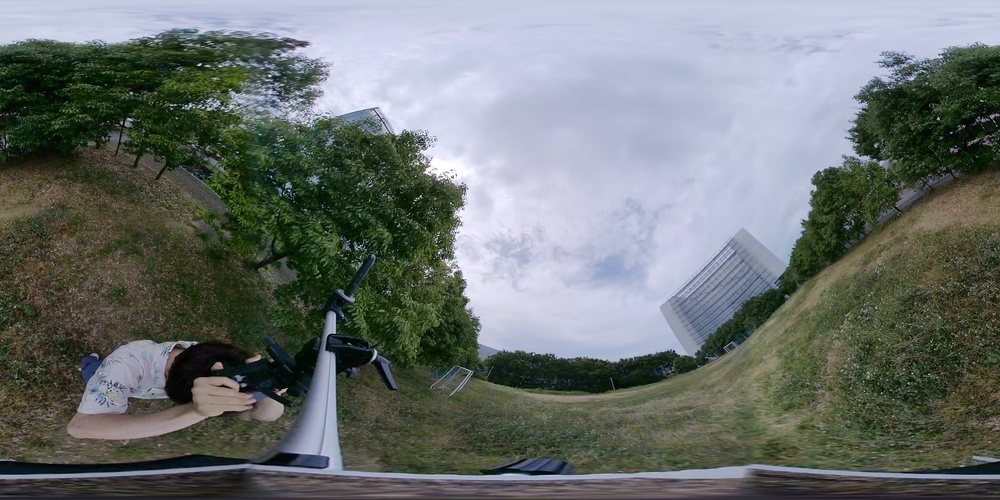
#> input picture dataset/test/O.jpg, 1000 x 500 px, shrunk from 3840 x 1920 before the run
$ python -i spherical_module.py   (imports and definitions only)
#> lines starting #> are read from the running program, lines starting #| are printed output that depends on the picture
#> further down, picture is the input picture: shape (500, 1000, 3); mean B, G, R 110.7, 113.5, 107.4
import numpy as np
import cv2

def get_theta(x, y):
    theta = np.where(y < 0, (-1) * np.arctan2(y, x), 2 * np.pi - np.arctan2(y, x))
    return theta

def create_equirectangular_to_bottom_and_top_map(input_w, input_h, output_sqr, z):
    x, y = np.meshgrid(np.linspace(-output_sqr/2.0, output_sqr/2.0-1, output_sqr),
                       np.linspace(-output_sqr/2.0, output_sqr/2.0-1, output_sqr), indexing='ij')
    z = np.full(x.shape, z)

    rho = np.sqrt(x**2 + y**2 + z**2)
    norm_theta = get_theta(x, y) / (2 * np.pi)
    norm_phi = (np.pi - np.arccos(z / rho)) / np.pi
    ix = norm_theta * input_w
    iy = norm_phi * input_h

    ix = np.where(ix >= input_w, ix - input_w, ix)
    iy = np.where(iy >= input_h, iy - input_h, iy)

    return ix, iy

def create_equirectangular_to_front_and_back_map(input_w, input_h, output_sqr, x):
    z, y = np.meshgrid(np.linspace(-output_sqr/2.0, output_sqr/2.0-1, output_sqr),
                       np.linspace(-output_sqr/2.0, output_sqr/2.0-1, output_sqr), indexing='ij')
    x = np.full(z.shape, x)

    rho = np.sqrt(x**2 + y**2 + z**2)
    norm_theta = get_theta(x, y) / (2 * np.pi)
    norm_phi = (np.pi - np.arccos(z / rho)) / np.pi
    ix = norm_theta * input_w
    iy = norm_phi * input_h

    ix = np.where(ix >= input_w, ix - input_w, ix)
    iy = np.where(iy >= input_h, iy - input_h, iy)

    return ix, iy

def create_equirectangular_to_left_and_right_map(input_w, input_h, output_sqr, y):
    x, z = np.meshgrid(np.linspace(-output_sqr/2.0, output_sqr/2.0-1, output_sqr),
                       np.linspace(-output_sqr/2.0, output_sqr/2.0-1, output_sqr), indexing='ij')
    y = np.full(x.shape, y)

    rho = np.sqrt(x**2 + y**2 + z**2)
    norm_theta = get_theta(x, y) / (2 * np.pi)
    norm_phi = (np.pi - np.arccos(z / rho)) / np.pi
    ix = norm_theta * input_w
    iy = norm_phi * input_h

    ix = np.where(ix >= input_w, ix - input_w, ix)
    iy = np.where(iy >= input_h, iy - input_h, iy)

    return ix, iy


# [9 lines left out: function create_cube_map, not called in this run]


def create_cube_imgs(img):
    if len(img.shape) == 2:
        input_h, input_w = img.shape
    elif len(img.shape) == 3:
        input_h, input_w, _ = img.shape
#> input_h = 500; input_w = 1000
    output_sqr = int(input_w / 4)
#> output_sqr = 250
    normalized_f = 1

    z = (output_sqr / (2.0 * normalized_f))
#> z = 125
    bottom_map_x, bottom_map_y = create_equirectangular_to_bottom_and_top_map(input_w, input_h, output_sqr, z)
#> in create_equirectangular_to_bottom_and_top_map, `norm_theta = get_theta(x, y) / (2 * np.pi)`:
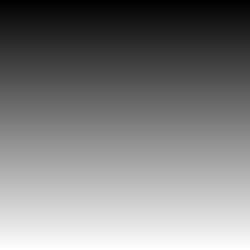
#> x: shape (250, 250) float64; min -125, max 124, mean -0.5; drawn with min black and max white
    bottom_img = cv2.remap(img, bottom_map_x.astype("float32"), bottom_map_y.astype("float32"), cv2.INTER_CUBIC)
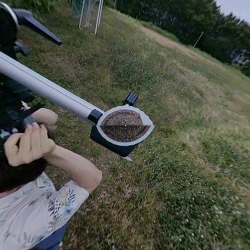
#> bottom_img: shape (250, 250, 3); mean B, G, R 71.7, 82.4, 78.8

    z = (-1) * (output_sqr / (2.0 * normalized_f))
#> z = -125
    top_map_x, top_map_y = create_equirectangular_to_bottom_and_top_map(input_w, input_h, output_sqr, z)
    top_img = cv2.remap(img, top_map_x.astype("float32"), top_map_y.astype("float32"), cv2.INTER_CUBIC)
    top_img = cv2.flip(top_img, 0)
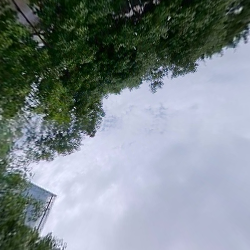
#> top_img: shape (250, 250, 3); mean B, G, R 139.1, 135.1, 124.4

    x = (-1) * (output_sqr / (2.0 * normalized_f))
#> x = -125
    front_map_x, front_map_y = create_equirectangular_to_front_and_back_map(input_w, input_h, output_sqr, x)
#> in create_equirectangular_to_front_and_back_map, `norm_theta = get_theta(x, y) / (2 * np.pi)`: x: shape (250, 250) float64; every value is -125
    front_img = cv2.remap(img, front_map_x.astype("float32"), front_map_y.astype("float32"), cv2.INTER_CUBIC)
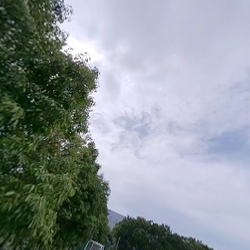
#> front_img: shape (250, 250, 3); mean B, G, R 150.5, 147.1, 138.9

    x = output_sqr / (2.0 * normalized_f)
#> x = 125
    back_map_x, back_map_y = create_equirectangular_to_front_and_back_map(input_w, input_h, output_sqr, x)
#> in create_equirectangular_to_front_and_back_map (call 2), `norm_theta = get_theta(x, y) / (2 * np.pi)`: x: shape (250, 250) float64; every value is 125
    back_img = cv2.remap(img, back_map_x.astype("float32"), back_map_y.astype("float32"), cv2.INTER_CUBIC)
    back_img = cv2.flip(back_img, 1)
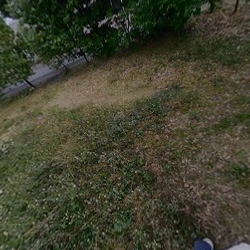
#> back_img: shape (250, 250, 3); mean B, G, R 46.6, 64.8, 64.3

    y = (-1) * (output_sqr / (2.0 * normalized_f))
#> y = -125
    left_map_x, left_map_y = create_equirectangular_to_left_and_right_map(input_w, input_h, output_sqr, y)
    left_img = cv2.remap(img, left_map_x.astype("float32"), left_map_y.astype("float32"), cv2.INTER_CUBIC)
    left_img = cv2.rotate(left_img, cv2.ROTATE_90_CLOCKWISE)
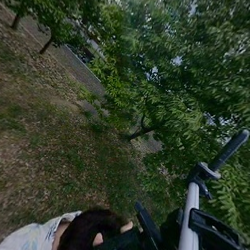
#> left_img: shape (250, 250, 3); mean B, G, R 40.9, 58.9, 47.7

    y = output_sqr / (2.0 * normalized_f)
#> y = 125
    right_map_x, right_map_y = create_equirectangular_to_left_and_right_map(input_w, input_h, output_sqr, y)
    right_img = cv2.remap(img, right_map_x.astype("float32"), right_map_y.astype("float32"), cv2.INTER_CUBIC)
    right_img = cv2.flip(right_img, 1)
    right_img = cv2.rotate(right_img, cv2.ROTATE_90_COUNTERCLOCKWISE)
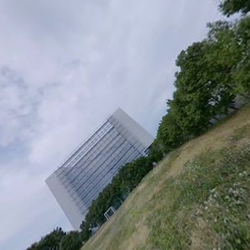
#> right_img: shape (250, 250, 3); mean B, G, R 146.2, 142.1, 134.3

    return [front_img, left_img, back_img, right_img, top_img, bottom_img], output_sqr


# [172 lines left out: functions create_3dmap_from_size_np, padding_cube_np, cube_to_equirectangular_np, cubemap_to_equirectangular_coord, not called in this run]

>>> import cv2
>>> picture = cv2.imread('O.jpg')
>>> result = create_cube_imgs(picture)

$ run again, on dataset/test/cube_img.png
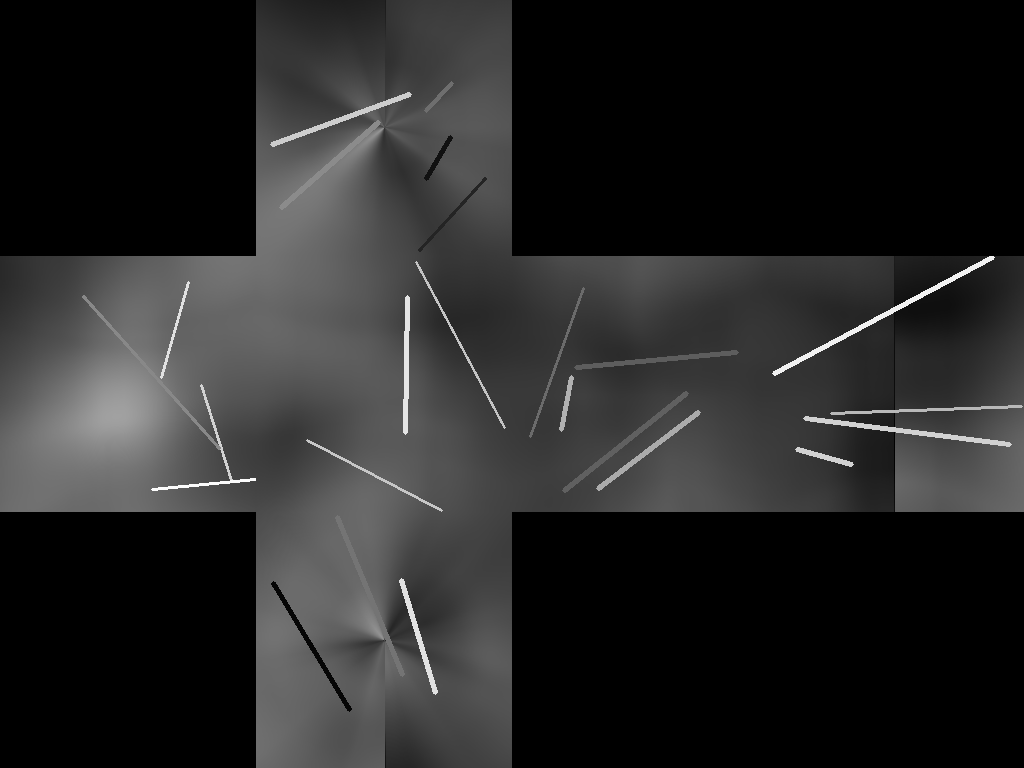
#> input picture dataset/test/cube_img.png, 1024 x 768 px
#> picture is the input picture: shape (768, 1024, 3); min 0, max 252, mean 38.9
#> in create_cube_imgs, `left_img = cv2.rotate(left_img, cv2.ROTATE_90_CLOCKWISE)`:
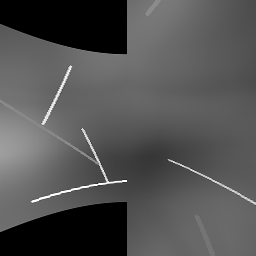
#> left_img: shape (256, 256, 3); min 0, max 255, mean 82.1
#> in create_cube_imgs, `right_img = cv2.rotate(right_img, cv2.ROTATE_90_COUNTERCLOCKWISE)`:
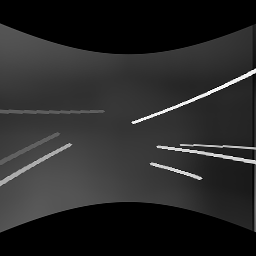
#> right_img: shape (256, 256, 3); min 0, max 255, mean 40.1
